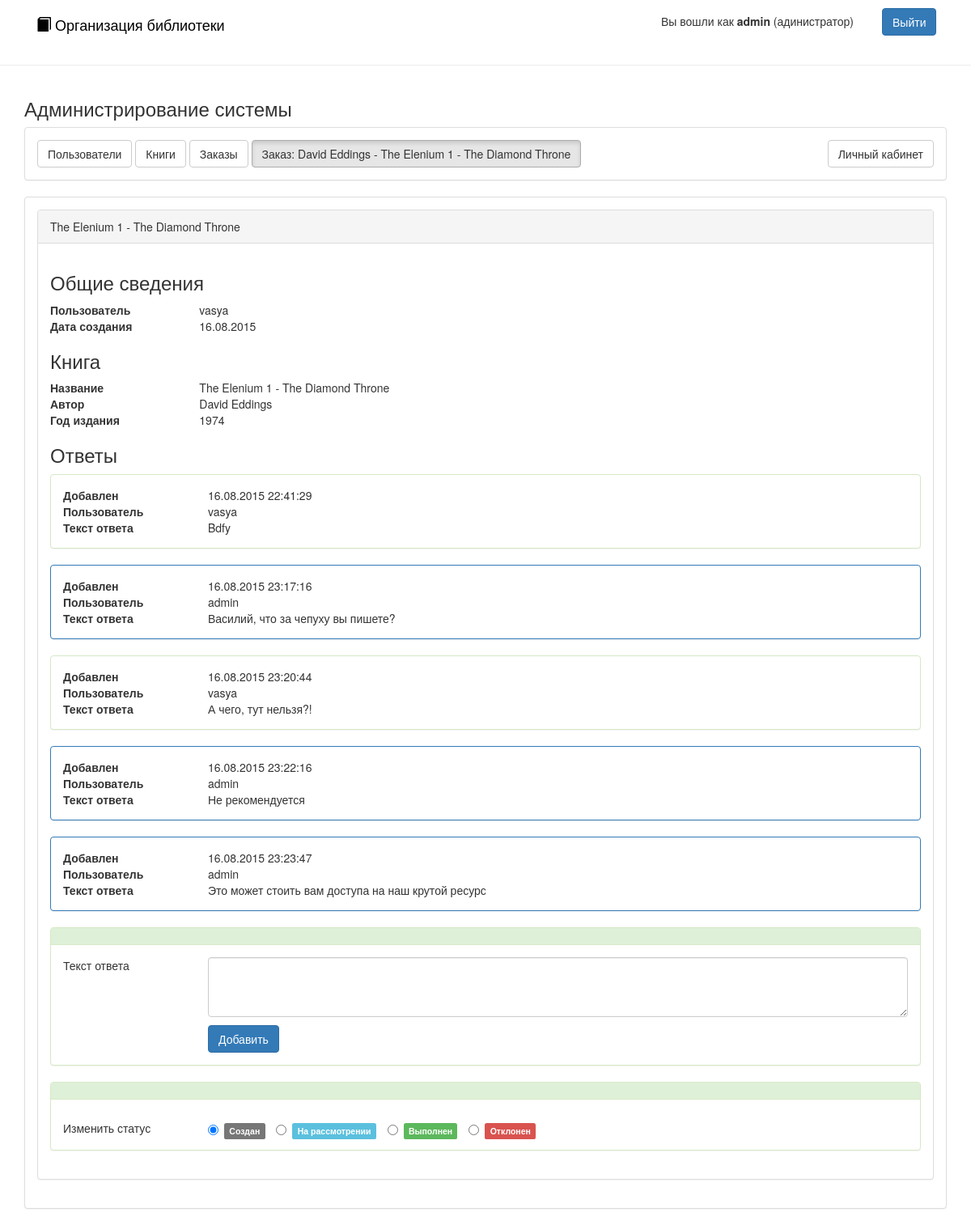
/admin/order/a4848234-58f9-4d65-8cf1-c635698e3f31 (signed in), run on the app's committed database.
### app/models/User.py (models this page shows, shortened)
class User(db.Model, UserMixin):
    login = db.Column('login', db.String(30), primary_key=True, nullable=False)
    password = db.Column('password', db.String(30), nullable=False)
    email = db.Column('email', db.String(100), nullable=False)
    is_admin = db.Column('is_admin', db.Boolean, nullable=False)
    books = db.relationship('Book',
                            secondary=users_books,
                            primaryjoin=(users_books.c.user_login == login),
                            backref=db.backref('users_books', lazy='dynamic'),
                            lazy='dynamic')
    orders = db.relationship('Order')
    @classmethod
    def get(cls, id):
        return cls.query.get(id)

### app/models/Order.py (models this page shows, shortened)
class Order(db.Model):
    id = db.Column('id', db.String(36), primary_key=True, nullable=False)
    author = db.Column('author', db.Integer, nullable=False)
    name = db.Column('name', db.String(300), nullable=False)
    year = db.Column('year', db.Integer, nullable=True)
    create_date = db.Column('create_date', db.DateTime, nullable=False)
    user_login = db.Column(db.String(30), ForeignKey('user.login'), nullable=False)
    user = relationship('User')
    status_id = db.Column(db.Integer, ForeignKey('order_status.id'), nullable=False)
    status = relationship('OrderStatus')
    book_id = db.Column(db.String(36), ForeignKey('book.id'), nullable=True)
    book = relationship('Book')
    comments = relationship('Comment')
    @classmethod
    def get(cls, id):
        return cls.query.get(id)

### app/models/Comment.py (models this page shows, shortened)
class Comment(db.Model):
    __table_args__ = {'sqlite_autoincrement': True}
    id = db.Column('id', db.Integer, primary_key=True, nullable=False)
    text = db.Column('text', db.String(500), nullable=False)
    unread = db.Column('unread', db.Boolean, nullable=False)
    create_date = db.Column('create_date', db.DateTime, nullable=False)
    user_login = db.Column(db.String(30), ForeignKey('user.login'), nullable=False)
    user = db.relationship('User')
    order_id = db.Column(db.String(36), ForeignKey('order.id'), nullable=False)

### app/controllers/AdminController.py (the view)
@app.route("/admin/order/<order_id>", methods=['GET'])
@login_required
def admin_order(order_id):
    if not current_user.is_admin:
        abort(403)  # access denied
    o = Order.get(order_id)
    return render_template('admin/order.html', o=o)

### app/controllers/LoginController.py (called while the page is built)
@login_manager.user_loader
def load_user(lgn):
    return User.get(lgn)

### templates/admin/order.html (shortened to what this page needs)
{% extends "layout.html" %}
{% block body %}
<div class="container">
    <h3>Администрирование системы</h3>
    <div class="panel panel-default">
        <div class="panel-body">
            <a href="{{ url_for('admin_users') }}" class="btn btn-default">Пользователи</a>
            <a href="#" class=" btn btn-default">Книги</a>
            <a href="{{ url_for('admin_orders') }}" class="btn btn-default">Заказы</a>
            <a href="{{ url_for('admin_orders') }}" class="btn btn-default active">Заказ: {{ o.author }} - {{ o.name }}</a>
            <a href="{{ url_for('main') }}" class="btn btn-default pull-right">Личный кабинет</a>
        </div>
    </div>
    <div class="panel panel-default">
        <div class="panel-body">
            <div class="panel panel-default">
                <div class="panel-heading">
                  {{ o.name }}
                </div>
                <div class="panel-body">
                    <h3>Общие сведения</h3>
                    <div class="row">
                      <div class="col-md-2"><b>Пользователь</b></div>
                      <div class="col-md-10">{{ o.user_login }}</div>
                    </div>
                    <div class="row">
                      <div class="col-md-2"><b>Дата создания</b></div>
                      <div class="col-md-10"> {{ o.create_date.strftime('%d.%m.%Y') }} </div>
                    </div>
                    <h3>Книга</h3>
                    <div class="row">
                      <div class="col-md-2"><b>Название</b></div>
                      <div class="col-md-10">{{ o.name }}</div>
                    </div>
                    <div class="row">
                      <div class="col-md-2"><b>Автор</b></div>
                      <div class="col-md-10">{{ o.author }}</div>
                    </div>
                    {% if o.year %}
                    <div class="row">
                      <div class="col-md-2"><b>Год издания</b></div>
                      <div class="col-md-10">{{ o.year }}</div>
                    </div>
                    {% endif %}
                    <h3>Ответы</h3>
                    {% for c in o.comments %}
                    <div class="panel
                    {% if c.user.is_admin %}
                    panel-primary
                    {% else %}
                    panel-success
                    {% endif %}
                    ">
                        <div class="panel-body">
                            <div class="row">
                              <div class="col-md-2"><b>Добавлен</b></div>
                              <div class="col-md-10">{{ c.create_date.strftime('%d.%m.%Y %H:%M:%S') }}</div>
                            </div>
                            <div class="row">
                              <div class="col-md-2"><b>Пользователь</b></div>
                              <div class="col-md-10">{{ c.user_login }}</div>
                            </div>
                            <div class="row">
                              <div class="col-md-2"><b>Текст ответа</b></div>
                              <div class="col-md-10">{{ c.text }}</div>
                            </div>
                        </div>
                    </div>
                    {% endfor %}
                    <form method="POST" action="{{ url_for('comment_add', order_id=o.id) }}">
                        <div class="panel panel-success">
                            <div class="panel-heading"></div>
                            <div class="panel-body">
                                <div class="row">
                                    <div class="col-md-2">Текст ответа</div>
                                    <div class="col-md-10">
                                        <textarea name="text" class="field form-control" rows="3"></textarea>
                                    </div>
                                </div>
                                <div class="row" style="margin-top:10px;">
                                    <div class="col-md-10 col-md-offset-2">
                                        <input type="submit" class="btn btn-primary" value="Добавить">
                                    </div>
                                </div>
                            </div>
                        </div>
                    </form>
                    {% if current_user.is_admin %}
                    <div class="panel panel-success">
                        <div class="panel-heading"></div>
                        <div class="panel-body">
                            <div class="row" style="margin-top: 10px;">
                                <div class="col-md-2">Изменить статус</div>
                                <div class="col-md-10">
                                    <label class="radio-inline">
                                        <a href="{{ url_for('admin_order_set_status', order_id=o.id, new_status_code=0) }}" style="text-decoration: none;">
                                            <input type="radio" name="optionsRadios" id="optionsRadios0" value="0">
                                            <span class="label label-default">Создан</span>
                                        </a>
                                    </label>
                                    <label class="radio-inline">
                                        <a href="{{ url_for('admin_order_set_status', order_id=o.id, new_status_code=1) }}" style="text-decoration: none;">
                                            <input type="radio" name="optionsRadios" id="optionsRadios1" value="1">
                                            <span class="label label-info">На рассмотрении</span>
                                        </a>
                                    </label>
                                    <label class="radio-inline">
                                        <a href="{{ url_for('admin_order_set_status', order_id=o.id, new_status_code=2) }}" style="text-decoration: none;">
                                            <input type="radio" name="optionsRadios" id="optionsRadios2" value="2">
                                            <span class="label label-success">Выполнен</span>
                                        </a>
                                    </label>
                                    <label class="radio-inline">
                                        <a href="{{ url_for('admin_order_set_status', order_id=o.id, new_status_code=3) }}" style="text-decoration: none;">
                                            <input type="radio" name="optionsRadios" id="optionsRadios3" value="3">
                                            <span class="label label-danger">Отклонен</span>
                                        </a>
                                    </label>
                                </div>
                            </div>
                        </div>
                    </div>
                    {% endif %}
                </div>
            </div>
        </div>
    </div>
</div>
{% endblock %}

### templates/layout.html (shortened to what this page needs)
<!DOCTYPE html>
<head>
    <link href="/static/css/bootstrap.min.css" rel="stylesheet">
</head>
<body>
    <header class="navbar navbar-static-top" style="margin-top: 10px;">
        <div class="container">
            <div class="col-md-8">
                <a href="{{ url_for('main') }}" style="color:black; text-decoration: none;">
                    <h4><span class="glyphicon glyphicon-book" aria-hidden="true"></span> Организация библиотеки</h4>
                </a>
            </div>
            {% if current_user.is_authenticated() %}
            <div class="col-md-3 text-right">
                <a class="btn btn-default"
                    {% if current_user.is_admin %}
                        href="{{ url_for('admin_users') }}"
                    {% endif %}
                    style="border: none;">Вы вошли как <b>{{ current_user.login }}</b>
                {% if current_user.is_admin %}
                    (адинистратор)
                {% endif %}
                </a>
            </div>
            <div class="col-md-1">
                <a class="btn btn-primary" href=" {{ url_for('logout') }}">Выйти</a>
            </div>
            {% endif %}
        </div>
    </header>
    <hr>
    {% block body %}{% endblock %}
</body>
</html>

### data on the page
User: login "admin"
Order: author "David Eddings", name "The Elenium 1 - The Diamond Throne", user_login "vasya", create_date "16.08.2015", year "1974"
Comment: create_date "16.08.2015 22:41:29", user_login "vasya", text "Bdfy"
Comment: create_date "16.08.2015 23:17:16", user_login "admin", text "Василий, что за чепуху вы пишете?"
Comment: create_date "16.08.2015 23:20:44", user_login "vasya", text "А чего, тут нельзя?!"
Comment: create_date "16.08.2015 23:22:16", user_login "admin", text "Не рекомендуется"
Comment: create_date "16.08.2015 23:23:47", user_login "admin", text "Это может стоить вам доступа на наш крутой ресурс"
